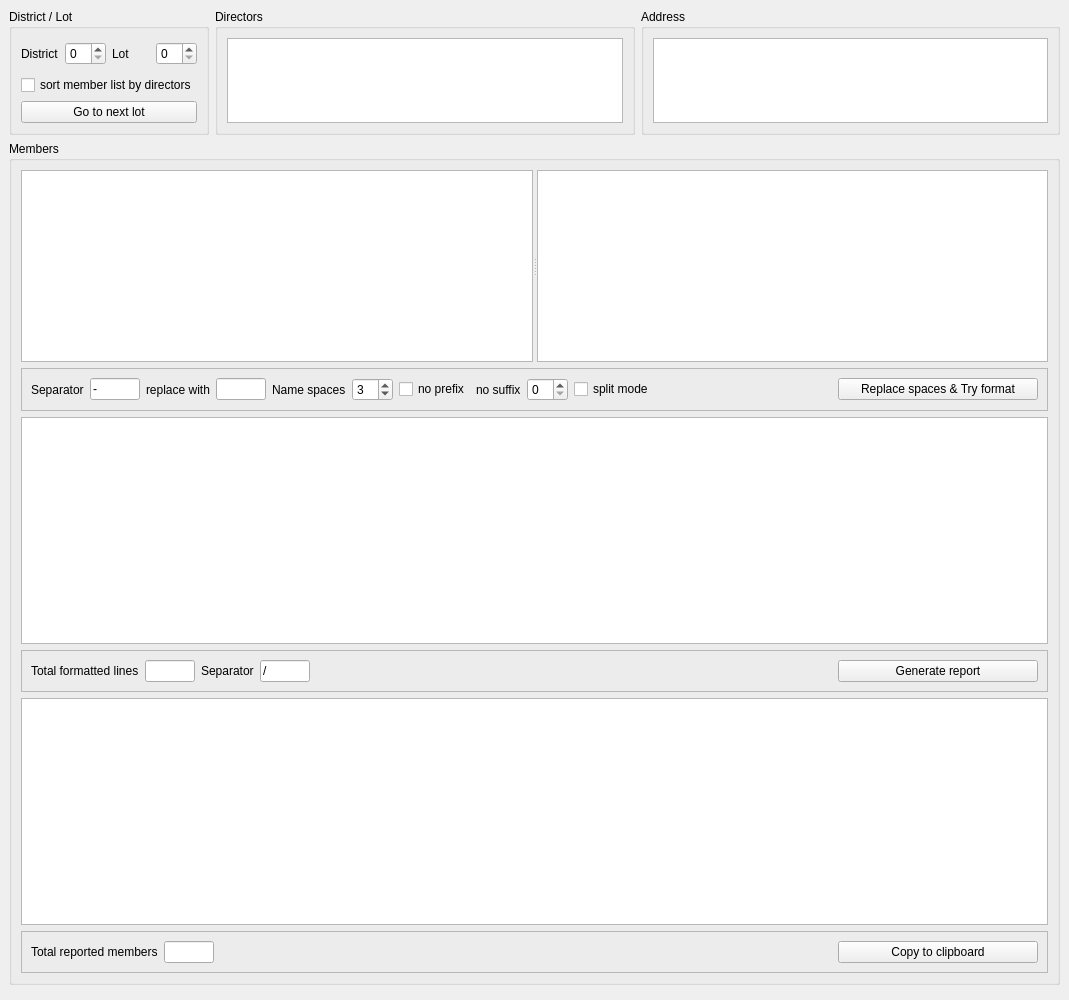
<?xml version="1.0" encoding="UTF-8"?>
<ui version="4.0">
 <class>MainWindow</class>
 <widget class="QMainWindow" name="MainWindow">
  <property name="geometry">
   <rect>
    <x>0</x>
    <y>0</y>
    <width>1069</width>
    <height>1000</height>
   </rect>
  </property>
  <widget class="QWidget" name="centralwidget">
   <layout class="QVBoxLayout" name="verticalLayout">
    <item>
     <widget class="QFrame" name="frame_2">
      <layout class="QHBoxLayout" name="horizontalLayout_7">
       <property name="leftMargin">
        <number>0</number>
       </property>
       <property name="topMargin">
        <number>0</number>
       </property>
       <property name="rightMargin">
        <number>0</number>
       </property>
       <property name="bottomMargin">
        <number>0</number>
       </property>
       <item>
        <widget class="QGroupBox" name="groupBox_3">
         <property name="sizePolicy">
          <sizepolicy hsizetype="Maximum" vsizetype="Preferred">
           <horstretch>0</horstretch>
           <verstretch>0</verstretch>
          </sizepolicy>
         </property>
         <property name="title">
          <string>District / Lot</string>
         </property>
         <layout class="QVBoxLayout" name="verticalLayout_4">
          <item>
           <widget class="QFrame" name="frame_3">
            <layout class="QHBoxLayout" name="horizontalLayout">
             <property name="leftMargin">
              <number>0</number>
             </property>
             <property name="topMargin">
              <number>0</number>
             </property>
             <property name="rightMargin">
              <number>0</number>
             </property>
             <property name="bottomMargin">
              <number>0</number>
             </property>
             <item>
              <widget class="QLabel" name="label">
               <property name="text">
                <string>District</string>
               </property>
              </widget>
             </item>
             <item>
              <widget class="QSpinBox" name="spinDistrict"/>
             </item>
             <item>
              <widget class="QLabel" name="label_2">
               <property name="text">
                <string>Lot</string>
               </property>
              </widget>
             </item>
             <item>
              <widget class="QSpinBox" name="spinLot"/>
             </item>
            </layout>
           </widget>
          </item>
          <item>
           <widget class="QCheckBox" name="checkSortMembers">
            <property name="text">
             <string>sort member list by directors</string>
            </property>
           </widget>
          </item>
          <item>
           <widget class="QPushButton" name="btnNextLot">
            <property name="text">
             <string>Go to next lot</string>
            </property>
           </widget>
          </item>
         </layout>
        </widget>
       </item>
       <item>
        <widget class="QGroupBox" name="groupBox">
         <property name="sizePolicy">
          <sizepolicy hsizetype="Preferred" vsizetype="Maximum">
           <horstretch>0</horstretch>
           <verstretch>0</verstretch>
          </sizepolicy>
         </property>
         <property name="title">
          <string>Directors</string>
         </property>
         <layout class="QVBoxLayout" name="verticalLayout_3">
          <item>
           <widget class="QPlainTextEdit" name="editDirectors">
            <property name="maximumSize">
             <size>
              <width>16777215</width>
              <height>85</height>
             </size>
            </property>
            <property name="lineWrapMode">
             <enum>QPlainTextEdit::NoWrap</enum>
            </property>
           </widget>
          </item>
         </layout>
        </widget>
       </item>
       <item>
        <widget class="QGroupBox" name="groupBox_2">
         <property name="sizePolicy">
          <sizepolicy hsizetype="Preferred" vsizetype="Maximum">
           <horstretch>0</horstretch>
           <verstretch>0</verstretch>
          </sizepolicy>
         </property>
         <property name="title">
          <string>Address</string>
         </property>
         <layout class="QVBoxLayout" name="verticalLayout_5">
          <item>
           <widget class="QPlainTextEdit" name="editAddress">
            <property name="maximumSize">
             <size>
              <width>16777215</width>
              <height>85</height>
             </size>
            </property>
           </widget>
          </item>
         </layout>
        </widget>
       </item>
      </layout>
     </widget>
    </item>
    <item>
     <widget class="QGroupBox" name="groupBox_6">
      <property name="title">
       <string>Members</string>
      </property>
      <layout class="QVBoxLayout" name="verticalLayout_2">
       <item>
        <widget class="QSplitter" name="splitter">
         <property name="orientation">
          <enum>Qt::Horizontal</enum>
         </property>
         <property name="childrenCollapsible">
          <bool>false</bool>
         </property>
         <widget class="QPlainTextEdit" name="editMembersA1"/>
         <widget class="QPlainTextEdit" name="editMembersA2"/>
        </widget>
       </item>
       <item>
        <widget class="QFrame" name="frame_4">
         <property name="frameShape">
          <enum>QFrame::StyledPanel</enum>
         </property>
         <property name="frameShadow">
          <enum>QFrame::Raised</enum>
         </property>
         <layout class="QHBoxLayout" name="horizontalLayout_4">
          <item>
           <widget class="QLabel" name="label_3">
            <property name="text">
             <string>Separator</string>
            </property>
           </widget>
          </item>
          <item>
           <widget class="QLineEdit" name="editMetaChar">
            <property name="maximumSize">
             <size>
              <width>50</width>
              <height>16777215</height>
             </size>
            </property>
            <property name="text">
             <string>-</string>
            </property>
           </widget>
          </item>
          <item>
           <widget class="QLabel" name="label_5">
            <property name="text">
             <string>replace with</string>
            </property>
           </widget>
          </item>
          <item>
           <widget class="QLineEdit" name="editMetaCharReplace">
            <property name="maximumSize">
             <size>
              <width>50</width>
              <height>16777215</height>
             </size>
            </property>
            <property name="text">
             <string/>
            </property>
           </widget>
          </item>
          <item>
           <widget class="QLabel" name="label_6">
            <property name="text">
             <string>Name spaces</string>
            </property>
           </widget>
          </item>
          <item>
           <widget class="QSpinBox" name="spinSkipSpaces">
            <property name="value">
             <number>3</number>
            </property>
           </widget>
          </item>
          <item>
           <widget class="QCheckBox" name="checkRemovePrefix">
            <property name="text">
             <string>no prefix</string>
            </property>
           </widget>
          </item>
          <item>
           <widget class="QLabel" name="label_7">
            <property name="text">
             <string>no suffix</string>
            </property>
           </widget>
          </item>
          <item>
           <widget class="QSpinBox" name="spinCutLast"/>
          </item>
          <item>
           <widget class="QCheckBox" name="checkSplitMode">
            <property name="text">
             <string>split mode</string>
            </property>
           </widget>
          </item>
          <item>
           <spacer name="verticalSpacer">
            <property name="orientation">
             <enum>Qt::Horizontal</enum>
            </property>
            <property name="sizeHint" stdset="0">
             <size>
              <width>0</width>
              <height>0</height>
             </size>
            </property>
           </spacer>
          </item>
          <item>
           <widget class="QPushButton" name="btnPreFormat">
            <property name="minimumSize">
             <size>
              <width>200</width>
              <height>0</height>
             </size>
            </property>
            <property name="text">
             <string>Replace spaces &amp;&amp; Try format</string>
            </property>
           </widget>
          </item>
         </layout>
        </widget>
       </item>
       <item>
        <widget class="QPlainTextEdit" name="editMembersB">
         <property name="lineWrapMode">
          <enum>QPlainTextEdit::NoWrap</enum>
         </property>
        </widget>
       </item>
       <item>
        <widget class="QFrame" name="frame_8">
         <property name="frameShape">
          <enum>QFrame::StyledPanel</enum>
         </property>
         <property name="frameShadow">
          <enum>QFrame::Raised</enum>
         </property>
         <layout class="QHBoxLayout" name="horizontalLayout_5">
          <item>
           <widget class="QLabel" name="label_8">
            <property name="text">
             <string>Total formatted lines</string>
            </property>
           </widget>
          </item>
          <item>
           <widget class="QLineEdit" name="editFormatStats">
            <property name="maximumSize">
             <size>
              <width>50</width>
              <height>16777215</height>
             </size>
            </property>
            <property name="readOnly">
             <bool>true</bool>
            </property>
           </widget>
          </item>
          <item>
           <widget class="QLabel" name="label_9">
            <property name="text">
             <string>Separator</string>
            </property>
           </widget>
          </item>
          <item>
           <widget class="QLineEdit" name="editReportChar">
            <property name="maximumSize">
             <size>
              <width>50</width>
              <height>16777215</height>
             </size>
            </property>
            <property name="text">
             <string>/</string>
            </property>
           </widget>
          </item>
          <item>
           <spacer name="horizontalSpacer_2">
            <property name="orientation">
             <enum>Qt::Horizontal</enum>
            </property>
            <property name="sizeHint" stdset="0">
             <size>
              <width>40</width>
              <height>20</height>
             </size>
            </property>
           </spacer>
          </item>
          <item>
           <widget class="QPushButton" name="btnGenerateReport">
            <property name="minimumSize">
             <size>
              <width>200</width>
              <height>0</height>
             </size>
            </property>
            <property name="text">
             <string>Generate report</string>
            </property>
           </widget>
          </item>
         </layout>
        </widget>
       </item>
       <item>
        <widget class="QPlainTextEdit" name="editMembersC">
         <property name="lineWrapMode">
          <enum>QPlainTextEdit::NoWrap</enum>
         </property>
        </widget>
       </item>
       <item>
        <widget class="QFrame" name="frame_7">
         <property name="frameShape">
          <enum>QFrame::StyledPanel</enum>
         </property>
         <property name="frameShadow">
          <enum>QFrame::Raised</enum>
         </property>
         <layout class="QHBoxLayout" name="horizontalLayout_2">
          <item>
           <widget class="QLabel" name="label_4">
            <property name="text">
             <string>Total reported members</string>
            </property>
           </widget>
          </item>
          <item>
           <widget class="QLineEdit" name="editReportStats">
            <property name="maximumSize">
             <size>
              <width>50</width>
              <height>16777215</height>
             </size>
            </property>
            <property name="readOnly">
             <bool>true</bool>
            </property>
           </widget>
          </item>
          <item>
           <spacer name="horizontalSpacer">
            <property name="orientation">
             <enum>Qt::Horizontal</enum>
            </property>
            <property name="sizeHint" stdset="0">
             <size>
              <width>40</width>
              <height>20</height>
             </size>
            </property>
           </spacer>
          </item>
          <item>
           <widget class="QPushButton" name="btnCopyToClipboard">
            <property name="minimumSize">
             <size>
              <width>200</width>
              <height>0</height>
             </size>
            </property>
            <property name="text">
             <string>Copy to clipboard</string>
            </property>
           </widget>
          </item>
         </layout>
        </widget>
       </item>
      </layout>
     </widget>
    </item>
    <item>
     <widget class="QFrame" name="frame_5">
      <layout class="QHBoxLayout" name="horizontalLayout_3">
       <property name="leftMargin">
        <number>0</number>
       </property>
       <property name="topMargin">
        <number>0</number>
       </property>
       <property name="rightMargin">
        <number>0</number>
       </property>
       <property name="bottomMargin">
        <number>0</number>
       </property>
      </layout>
     </widget>
    </item>
   </layout>
  </widget>
 </widget>
 <resources/>
 <connections/>
</ui>
